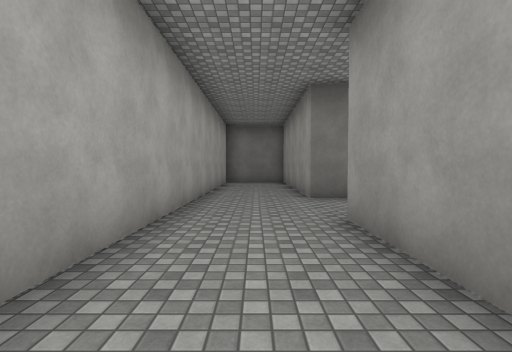
view 1 (above)

24 first-person views from a walk through a scene from a Unity 3-D project. The camera is 1.4 m above the floor, tilts 2° down and sees 85° across. The floor is counted in squares, 2 m on a side. Each view is taken from the middle of a square. On the plan, view 1 faces up. The plan holds only what a view shows up to about 9 squares ahead; the rest is blank. The player is left out. Surface patterns are stand-ins for the level's own textures.

view 2
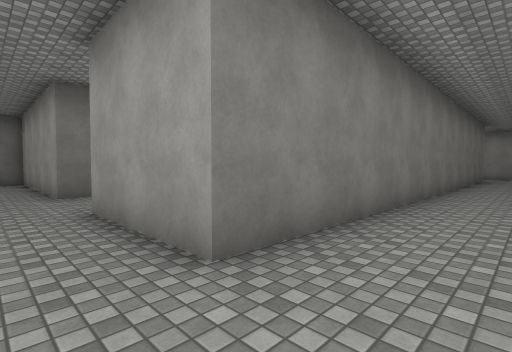

view 3
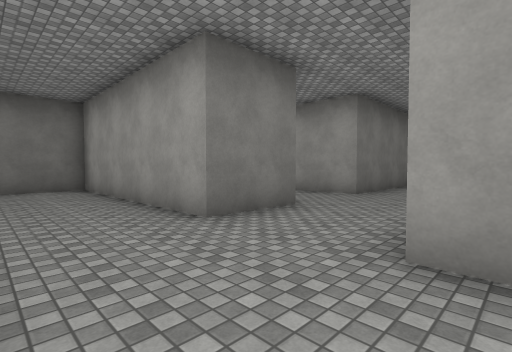

view 4
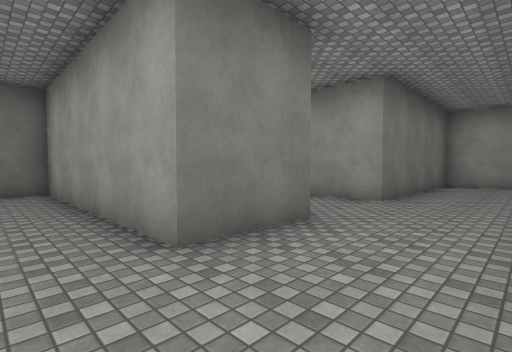

view 5
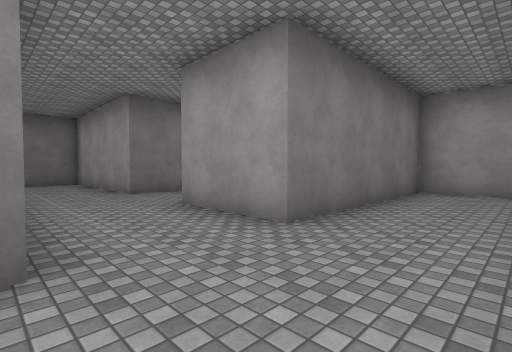

view 6
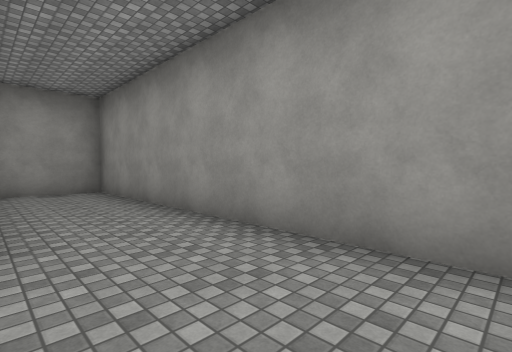

view 7
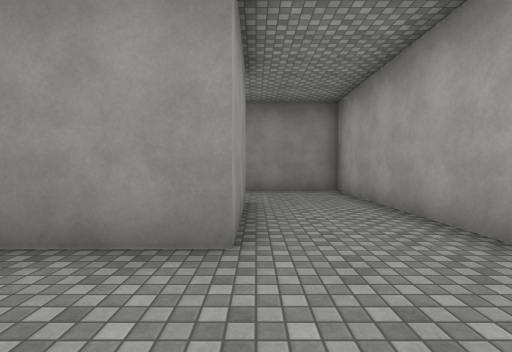

view 8
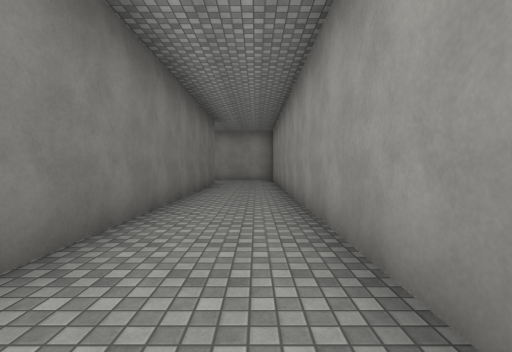

view 9
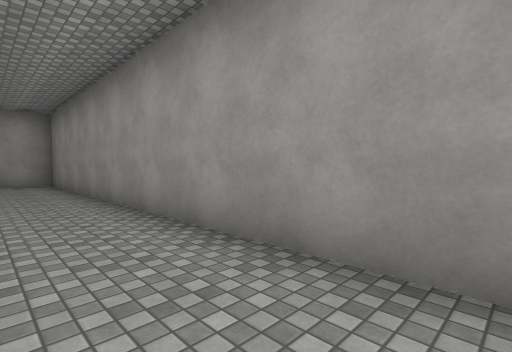

view 10
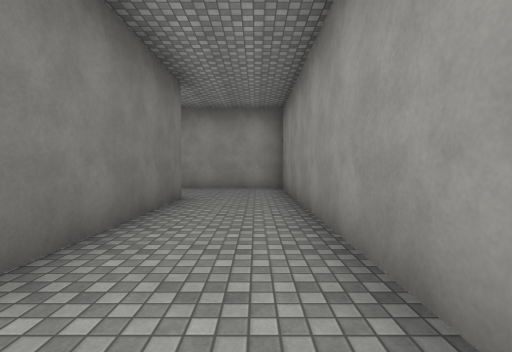

view 11
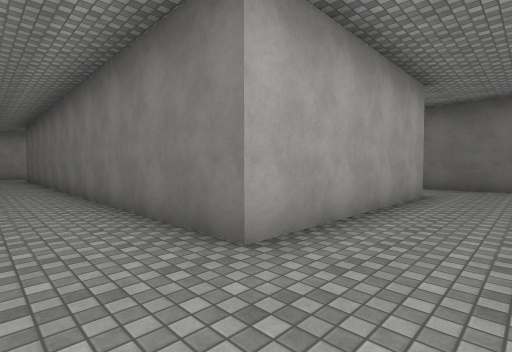

view 12
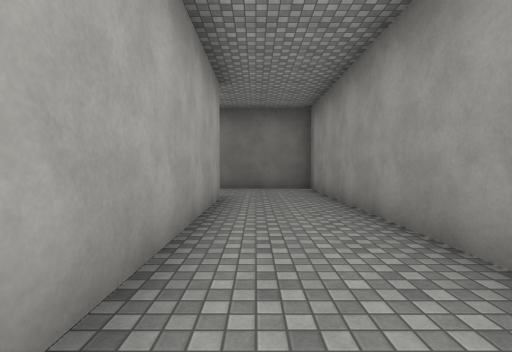

view 13
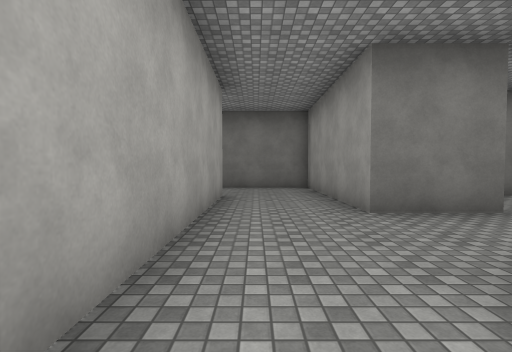

view 14
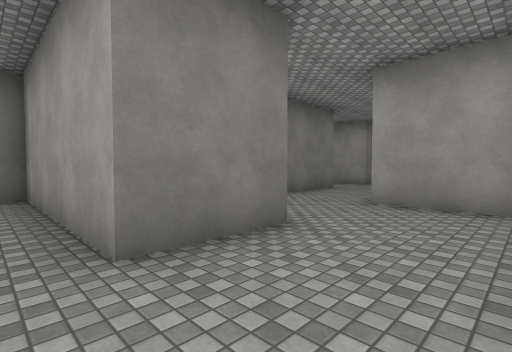

view 15
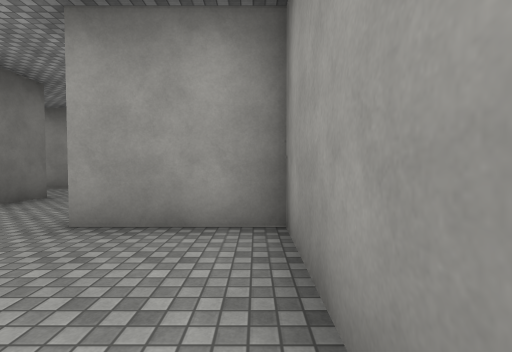

view 16
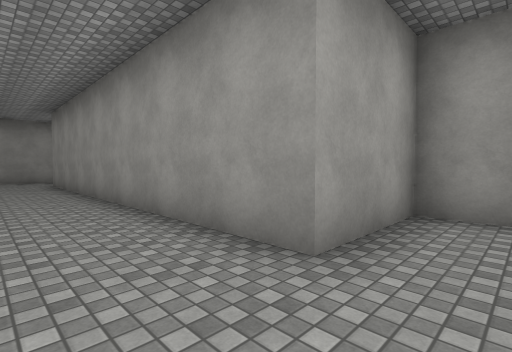

view 17
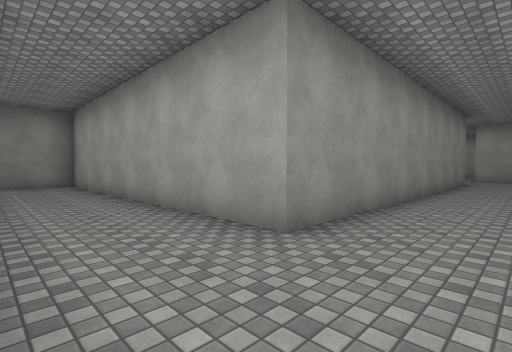

view 18
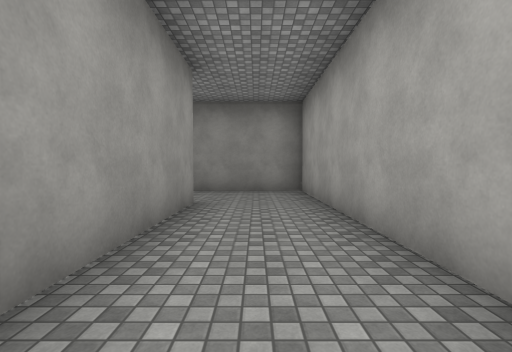

view 19
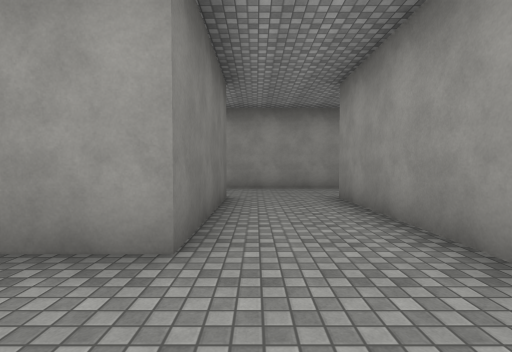

view 20
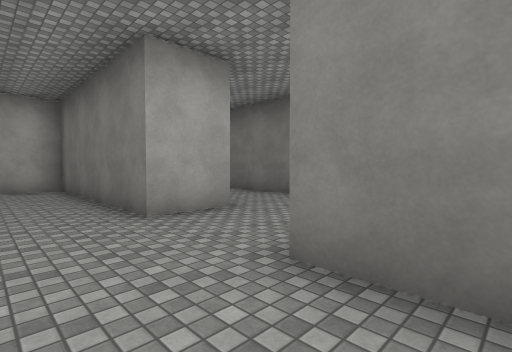

view 21
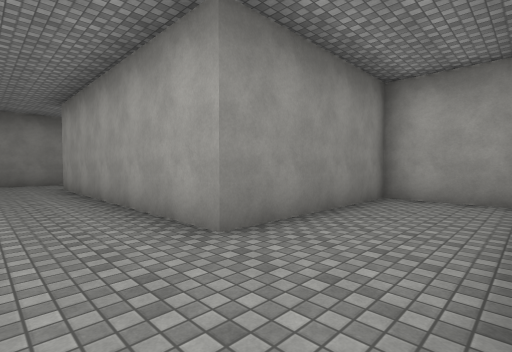

view 22
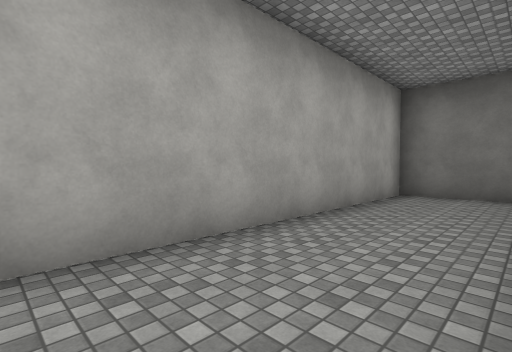

view 23
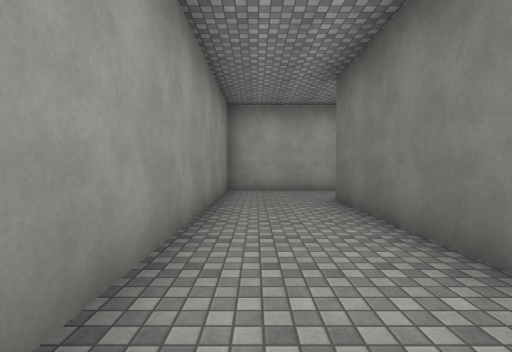

view 24
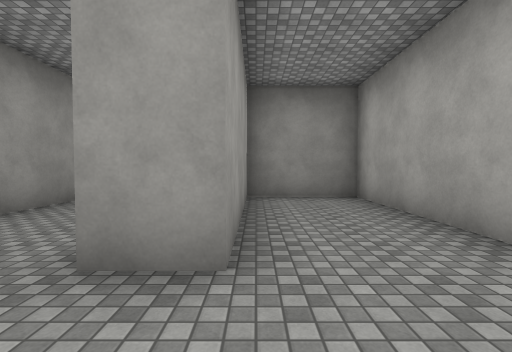

### Floor plan
Points are (right, up) in squares from view 1. A wall is a line through its corners. A room is listed if a view was taken in it or the views show most of it. See-through windows are left out.
Room 1 (views 1, 2, 3, 4, 5, 6, 7, 8, 9, 10, 11, 12, 13, 22, 23)
walls: (7, 6.2) (5.7, 6.2) (5.7, 8.8); (3.2, 8.4) (3.2, 6.2) (1.2, 6.2) (1.2, 12.2) (-1.3, 12.2) (-1.3, -1.8) (18.7, -1.8) (18.7, 8.7) (15.5, 8.7); (15.2, 6.2) (16.2, 6.2) (16.2, 0.7) (1.2, 0.7) (1.2, 3.7) (11.2, 3.7) (11.2, 6.2)
ways out: opening at (4.5, 7.5) to room 2; opening at (16, 7.5) to room 4
Room 2 (views 14, 15, 16, 17, 18, 19, 20)
walls: (17, 13.7) (15.6, 13.7); (15.7, 14.8) (15.7, 15.6); (13.2, 15.2) (13.2, 13.7) (7.7, 13.7) (7.7, 12.4); (7.8, 11.2) (5.7, 11.2); (7.3, 8.7) (10.2, 8.7) (10.2, 11.2) (20.7, 11.2) (20.7, 2.2) (27.2, 2.2); (27.2, 4.7) (23.2, 4.7) (23.2, 8.8); (3.2, 11.4) (3.2, 8.4); (29.7, 1.4) (29.7, 5)
ways out: opening at (4.5, 7.5) to room 1; opening at (4.5, 12.5) to room 3; opening at (14.5, 14.5); opening at (28.5, 2); opening at (28.5, 5)
Room 3 (view 21)
walls: (-1.3, 15.8) (-1.3, 13.7) (3.2, 13.7) (3.2, 11.4); (5.7, 11.2) (5.7, 16.2) (5.2, 16.2)
ways out: opening at (4.5, 12.5) to room 2
Room 4 (view 24)
walls: (12.7, 5.5) (12.7, 1.7) (15.2, 1.7) (15.2, 6.2)
ways out: opening at (16, 7.5) to room 1

Where each view was taken, in squares from view 1:
view 1: 0 up, 0 right, facing up
view 2: 1 down, 0 right, facing up-right
view 3: 3 up, 1 left, facing up-right
view 4: 4 up, 0 right, facing up-right
view 5: 4 up, 3 right, facing up-right
view 6: 6 up, 3 right, facing down-right
view 7: 6 up, 1 right, facing down
view 8: 1 down, 5 right, facing right
view 9: 0 up, 7 right, facing down-right
view 10: 1 down, 10 right, facing right
view 11: 1 down, 18 right, facing up-left
view 12: 0 up, 17 right, facing up
view 13: 7 up, 4 right, facing up
view 14: 9 up, 5 right, facing up-right
view 15: 9 up, 7 right, facing right
view 16: 13 up, 9 right, facing down-right
view 17: 13 up, 23 right, facing down-left
view 18: 10 up, 22 right, facing down
view 19: 4 up, 21 right, facing right
view 20: 12 up, 17 right, facing up-left
view 21: 16 up, 5 right, facing down-left
view 22: 5 up, 1 right, facing up-left
view 23: 1 down, 7 right, facing left
view 24: 8 up, 15 right, facing down
